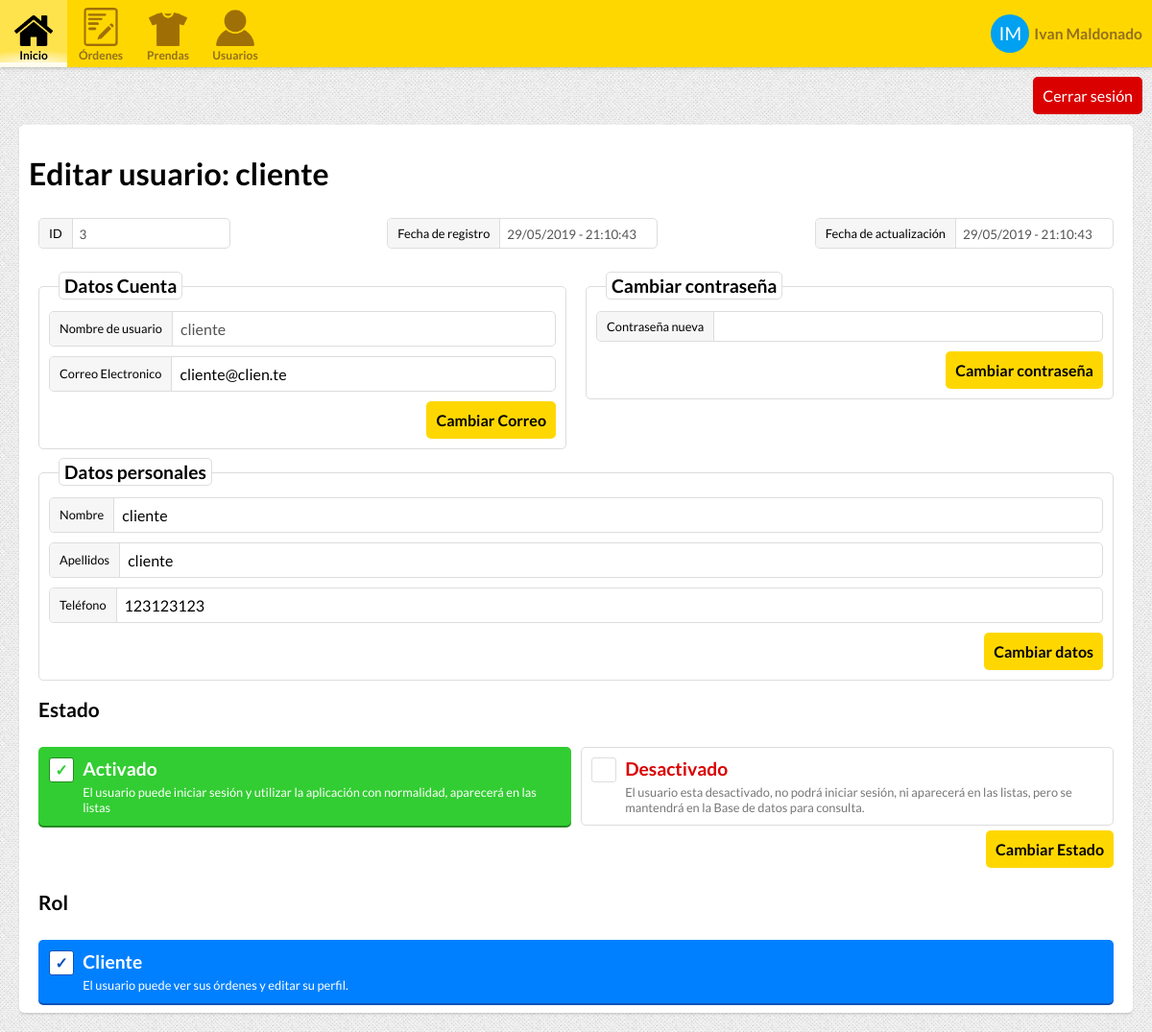
Page /user.php?id=3 (signed in) on the earlier database version.
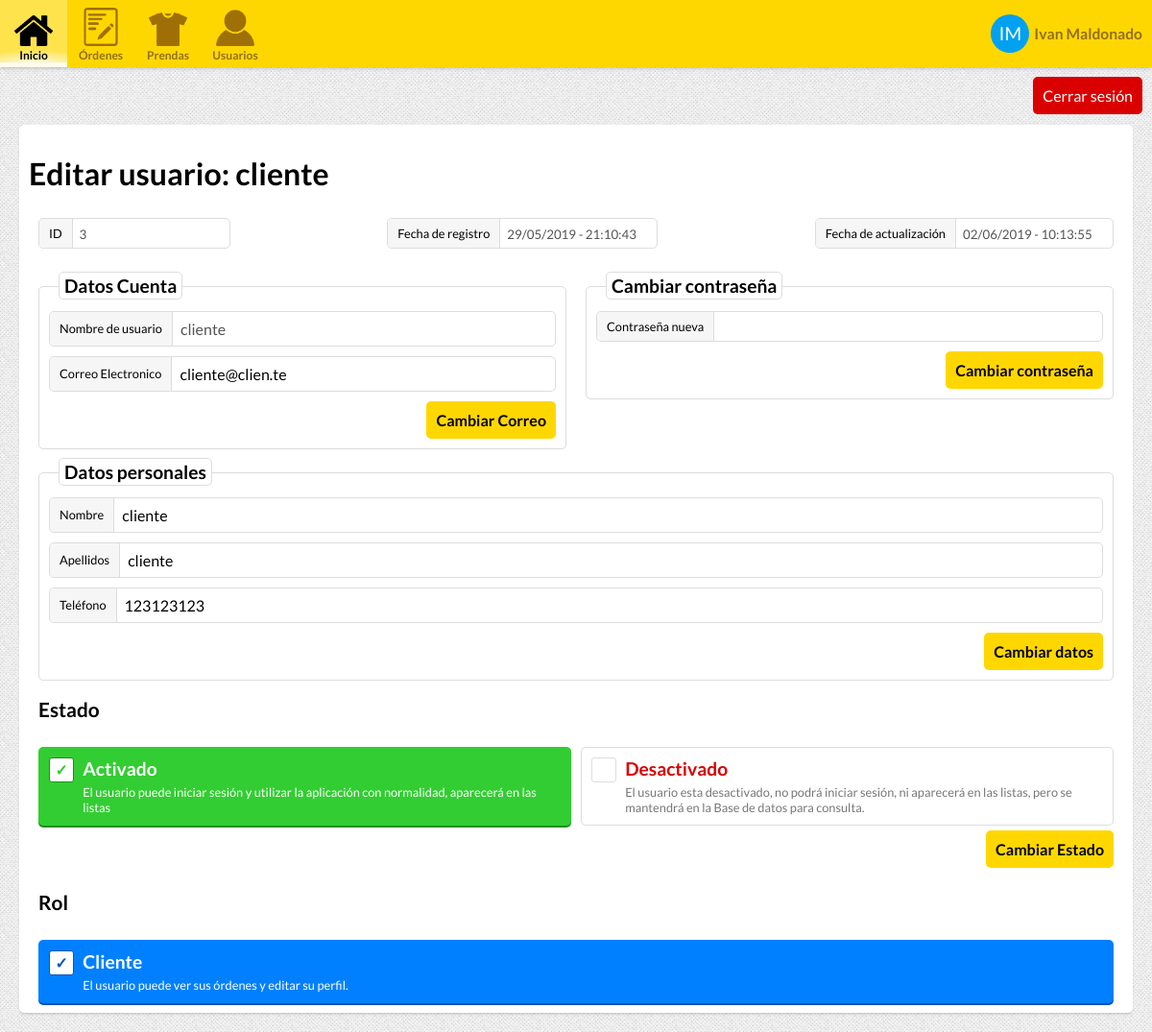
Same page on the later database version.
### tables this page shows
CREATE TABLE "USERS" (
	"USER_ID"	INTEGER NOT NULL PRIMARY KEY AUTOINCREMENT,
	"USERNAME"	TEXT NOT NULL,
	"NAME"	TEXT NOT NULL,
	"SURNAME"	TEXT,
	"PHONE"	INTEGER,
	"EMAIL"	TEXT NOT NULL,
	"HASHED_PASSWORD"	TEXT NOT NULL,
	"ROLE_ID"	INTEGER NOT NULL DEFAULT 0,
	"UPDATE_TIMESTAMP"	INTEGER NOT NULL,
	"REGISTER_TIMESTAMP"	INTEGER NOT NULL,
	"ACTIVE"	INTEGER NOT NULL DEFAULT 0,
	FOREIGN KEY("ROLE_ID") REFERENCES "USER_ROLES"("ROLE_ID")
);

CREATE TABLE "USER_ROLES" (
	"ROLE_ID"	INTEGER NOT NULL PRIMARY KEY AUTOINCREMENT,
	"ROLE_NAME"	TEXT NOT NULL,
	"ROLE_CSS_CLASS"	TEXT,
	"ROLE_DESCRIPTION"	TEXT
);

### Controllers/UserController.php (called while the page is built, shortened)
<?php
class UserController {
    private function connect(){
        return new PDO("sqlite:.data/data.db");
    }
    public function getUser($id){
        $db = $this->connect();
        $sql = "SELECT * FROM USERS AS U, USER_ROLES AS R WHERE USER_ID = :userID AND U.ROLE_ID = R.ROLE_ID";
        $stmt = $db->prepare($sql);
        $stmt->bindParam(':userID', $id);
        if($stmt->execute()){
            if($row = $stmt->fetch()){
               return new User(
                $row["USER_ID"],
                $row["USERNAME"],
                $row["HASHED_PASSWORD"],
                $row["EMAIL"],
                new Role(
                    $row["ROLE_ID"],
                    $row["ROLE_NAME"],
                    $row["ROLE_CSS_CLASS"],
                    $row["ROLE_DESCRIPTION"]
                ),
                $row["PHONE"],
                $row["NAME"],
                $row["SURNAME"],
                $row["REGISTER_TIMESTAMP"],
                $row["UPDATE_TIMESTAMP"],
                $row["ACTIVE"]
                );
            }
        }
        return null;
    }
}

### Classes/User.php (called while the page is built, shortened)
<?php
require_once("Classes/Role.php");
class User{
    private $id;
    private $username;
    private $email;
    private $role;
    private $telephone;
    private $name;
    private $surname;
    private $registeredDate;
    private $updateDate;
    function __construct($id = 0, $username, $password = null, $email, $role, $telephone, $name, $surname, $registeredDate, $updateDate, $active = 0){
        $this->id = $id;
        $this->username = $username;
        $this->email = $email;
        $this->role = $role;
        $this->telephone = $telephone;
        $this->name = $name;
        $this->surname = $surname;
        $registeredDateOb = new DateTime();
        $registeredDateOb->setTimestamp($registeredDate);
        $this->registeredDate = $registeredDateOb;
        $updateDateOb = new DateTime();
        $updateDateOb->setTimestamp($updateDate);
        $this->updateDate = $updateDateOb;
    }
    function getId(){
        return $this->id;
    }
    function getUsername(){
        return $this->username;
    }
    function getEmail(){
        return $this->email;
    }
    function getRole(){
        return $this->role;
    }
    function getTelephone(){
        return $this->telephone;
    }
    function getName(){
        return $this->name;
    }
    function getRegisteredDateString(){
        $date = $this->registeredDate;
        return $date->format('d/m/Y - H:i:s');
    }
    function getUpdateDateString(){
        $date = $this->updateDate;
        return $date->format('d/m/Y - H:i:s');
    }
    function getSurname(){
        return $this->surname;
    }
}

### Classes/Role.php (called while the page is built)
<?php
class Role{
    private $id;
    private $name;
    private $cssClass;
    private $description;
    function __construct($id, $name, $cssClass, $description = ""){
        $this->id = $id;
        $this->name = $name;
        $this->cssClass = $cssClass;
        $this->description = $description;
    }
    function getID(){
        return $this->id;
    }
    function getName(){
        return $this->name;
    }
    function getCssClass(){
        return $this->cssClass;
    }
    function getDescription(){
        return $this->description;
    }
}

### ViewControllers/userViewController.php (the view, shortened to what the changed rows need)
<?php
require_once("Controllers/UserController.php");
require_once("Classes/User.php");
require_once("Classes/Role.php");
$userController = new UserController();
$roles = $userController->getRoles();
$client = false;
$employee = false;
$admin = false;
$edit = false;
$register = false;
if(isset($_SESSION["userID"])){
    $sessionUser = $userController->getUser($_SESSION["userID"]);
    $sessionUserRole = $sessionUser->getRole();
}else {
    header("location: login.php");
}
if($sessionUserRole->getID() == 0){
    $client = true;
}elseif($sessionUserRole->getID() == 1){
    $employee = true;
}elseif($sessionUserRole->getID() == 2){
    $admin = true;
}
if(isset($_GET["id"]) && !empty($_GET["id"])){
    $edit = true;
}elseif(isset($_GET["newUser"])){
    $register = true;
    $title = "Registrar usuario";
}else {
    $_SESSION["unauthorized"] = true;
    header("Location: index.php");
}
if($edit && (($employee || $admin) || $sessionUser->getID() == $_GET["id"])){
    $user = $userController->getUser($_GET["id"]);
    $userRole = $user->getRole();
}
if(isset($_SESSION["userID"])){
    $sessionUser = $userController->getUser($_SESSION["userID"]);
    $sessionUserRole = $sessionUser->getRole();
} else {
    header("location: login.php");
}
if($edit){
    $sameUser = $sessionUser->getID() == $user->getID();
    $employeeChangeClient = $employee && $userRole->getID() < $sessionUserRole->getID() && !$sameUser;
    $adminChangeUser = $admin && !$sameUser;
}
function showIDField(){
    global $edit;
    global $employee;
    global $admin;
    global $user;
    if($edit && ($employee || $admin)){
        ?>
        <label class="boxed-input" id="username">
            <div class="text-label"><span>ID</span></div>
            <div class="input-container">
                <input type="text" value="<?=$user->getID()?>" disabled>
            </div>
        </label>
        <?php
    }
}
function showRegisterDateField(){
    global $edit, $client, $employee, $admin, $user;
    ?>
    <label class="boxed-input" id="register-date">
        <div class="input-container">
            <input type="text" value="<?=$user->getRegisteredDateString()?>" disabled>
        </div>
    </label>
    <?php
}
function showUpdateDateField(){
    global $edit, $client, $employee, $admin, $user;
    if($employee || $admin){
    ?>
    <label class="boxed-input" id="update-date">
        <div class="text-label"><span>Fecha de actualización</span></div>
        <div class="input-container">
           <input type="text" value="<?=$user->getUpdateDateString()?>" disabled>
        </div>
    </label>
    <?php
    }
}
function showAccountDataForm(){
    global $edit, $client, $register, $employee, $admin, $user;
    if($edit){
    ?>
    <form id="account-info-container" method="post" action="user.php?id=<?=$user->getID()?>">
        <div class="field-set" id="client-infoset">
        <h3>Datos Cuenta</h3>
            <label class="boxed-input" id="username">
                <div class="text-label"><span>Nombre de usuario</span></div>
                <div class="input-container">
                    <input type="text" value="<?=$user->getUsername()?>" disabled>
                </div>
            </label>
            <label class="boxed-input" id="email">
                <div class="text-label"><span>Correo Electronico</span></div>
                <div class="input-container">
                    <input autocomplete="off" type="text" value="<?=$user->getEmail()?>" name="email">
                </div>
            </label>
            <div class="form-buttons">
                <input type="submit" value="Cambiar Correo" class="input-submit-button">
            </div>
        </div>
    </form>
        <?php
    }
}
    ?>
    <?php
function showPersonalInfoForm(){
    global $edit, $register, $register, $client, $employee, $admin, $user, $sessionUser;
    if($edit && ($admin || $employee ||($client || $user->getID() == $sessionUser->getID()))){
    ?>
    <form id="personal-info-container" action="user.php?id=<?=$user->getID()?>" method="post">
        <div class="field-set" id="personal-info-infoset">
            <h3>Datos personales</h3>
            <label class="boxed-input" id="username">
                <div class="text-label"><span>Nombre</span></div>
                <div class="input-container">
                    <input autocomplete="off" type="text" name="name" value="<?=$user->getName()?>">
                </div>
            </label>
            <label class="boxed-input" id="surname">
                <div class="text-label"><span>Apellidos</span></div>
                <div class="input-container">
                    <input autocomplete="off" type="text" name="surname" value="<?=$user->getSurname()?>">
                </div>
            </label>
            <label class="boxed-input" id="phone">
                <div class="text-label"><span>Teléfono</span></div>
                <div class="input-container">
                    <input autocomplete="off" type="number" name="phone" value="<?=$user->getTelephone()?>">
                </div>
            </label>
            <div class="form-buttons">
                <input type="submit" value="Cambiar datos" class="input-submit-button">
            </div>
        </div>
    </form>
    <?php
    }
}
function showRoleForm(){
    global $edit, $register, $register, $client, $employee, $admin, $user, $roles, $userRole, $sessionUser;
    if($userRole){
        $userRole = $user->getRole();
    }
    if($edit && ($admin || $employee) && $user->getID() != $sessionUser->getID()){
    ?>
    <form id="role-form" action="user.php?id=<?=$user->getID()?>" method="post">
        <h2>Rol</h2>
        <div>
            <?php
            if($admin){
                foreach($roles as $role){
                ?>
        <label class="boxed-radio <?=$role->getCssClass()?>">
            <input type="radio" name="role" value="<?=$role->getID()?>" <?=$userRole->getID() == $role->getID() ? "checked" : ""?>>
            <div class="container">
                <div class="radio-checkbox">&#x2713;</div>
                <div class="radio-title"><?=$role->getName()?></div>
                <div class="radio-desc"><?=$role->getDescription()?></div>
            </div>
        </label>
                <?php
                }
            }elseif($employee){
                ?>
        <label class="boxed-radio <?=$userRole->getCssClass()?>">
            <div class="container">
                <div class="radio-checkbox">&#x2713;</div>
                <div class="radio-title"><?=$userRole->getName()?></div>
                <div class="radio-desc"><?=$userRole->getDescription()?></div>
            </div>
        </label>
                <?php
            }
            ?>
        </div>
    </form>
    <?php
    }
}
function showUserStateForm(){
    global $edit, $register, $register, $client, $employee, $admin, $sessionUser, $user, $sessionUserRole, $userRole, $employeeChangeClient, $adminChangeUser;
    if($employeeChangeClient || $adminChangeUser){
    ?>
    <form id="active-form" method="post" action="user.php?id=<?=$user->getID()?>">
        <h2>Estado</h2>
    </form>
    <?php
    }
}

### includes/navbar.inc (shortened to what the changed rows need)
<nav class="top-header">
    <a class="menu-item" href="index.php">
        <img src="media/img/inicio.png">
        <div class="label">Inicio</div>
    </a>
</nav>

Differences in the rows shown:
changed users "cliente": UPDATE_TIMESTAMP "29/05/2019 - 21:10:43" → "02/06/2019 - 10:13:55"
